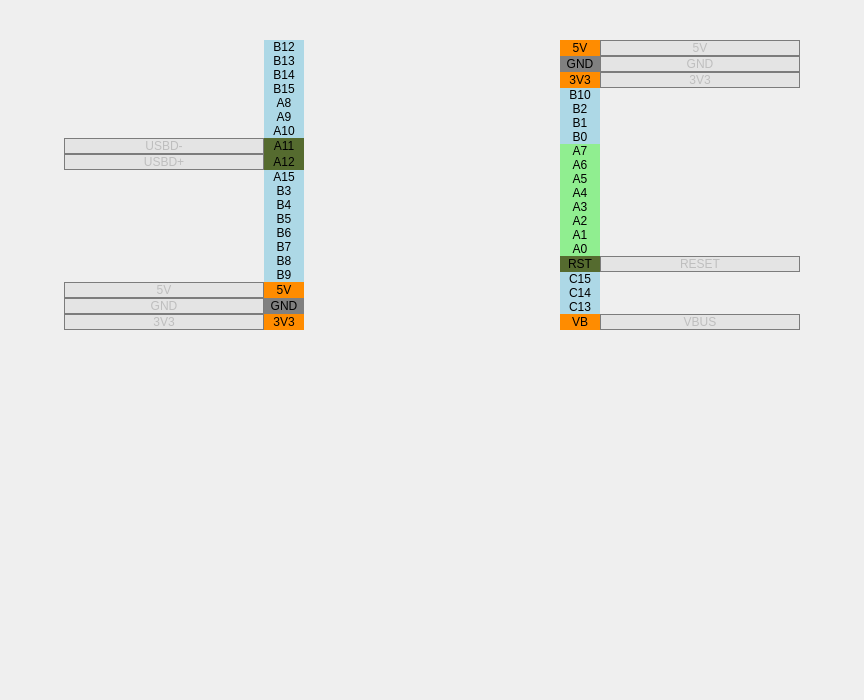
<?xml version="1.0" encoding="UTF-8"?>
<ui version="4.0">
 <class>PinsBlackPill</class>
 <widget class="QWidget" name="PinsBlackPill">
  <property name="geometry">
   <rect>
    <x>0</x>
    <y>0</y>
    <width>864</width>
    <height>700</height>
   </rect>
  </property>
  <layout class="QGridLayout" name="gridLayout" rowstretch="0,0,1" columnstretch="4,15,16,15,4">
   <property name="leftMargin">
    <number>0</number>
   </property>
   <property name="topMargin">
    <number>0</number>
   </property>
   <property name="rightMargin">
    <number>0</number>
   </property>
   <property name="bottomMargin">
    <number>0</number>
   </property>
   <property name="spacing">
    <number>0</number>
   </property>
   <item row="0" column="2">
    <spacer name="verticalSpacer_2">
     <property name="orientation">
      <enum>Qt::Vertical</enum>
     </property>
     <property name="sizeHint" stdset="0">
      <size>
       <width>20</width>
       <height>40</height>
      </size>
     </property>
    </spacer>
   </item>
   <item row="1" column="1">
    <layout class="QGridLayout" name="layoutG_pinsLeft" columnstretch="5,1">
     <property name="leftMargin">
      <number>0</number>
     </property>
     <property name="rightMargin">
      <number>0</number>
     </property>
     <property name="spacing">
      <number>0</number>
     </property>
     <item row="3" column="1">
      <widget class="QLabel" name="text_B15">
       <property name="styleSheet">
        <string notr="true">background-color: rgba(173, 216, 230, 255);
color: rgb(0, 0, 0);</string>
       </property>
       <property name="text">
        <string notr="true">B15</string>
       </property>
       <property name="alignment">
        <set>Qt::AlignCenter</set>
       </property>
       <property name="textInteractionFlags">
        <set>Qt::NoTextInteraction</set>
       </property>
      </widget>
     </item>
     <item row="4" column="1">
      <widget class="QLabel" name="text_A8">
       <property name="styleSheet">
        <string notr="true">background-color: rgba(173, 216, 230, 255);
color: rgb(0, 0, 0);</string>
       </property>
       <property name="text">
        <string notr="true">A8</string>
       </property>
       <property name="alignment">
        <set>Qt::AlignCenter</set>
       </property>
       <property name="textInteractionFlags">
        <set>Qt::NoTextInteraction</set>
       </property>
      </widget>
     </item>
     <item row="10" column="1">
      <widget class="QLabel" name="text_B3">
       <property name="styleSheet">
        <string notr="true">background-color: rgba(173, 216, 230, 255);
color: rgb(0, 0, 0);</string>
       </property>
       <property name="text">
        <string notr="true">B3</string>
       </property>
       <property name="alignment">
        <set>Qt::AlignCenter</set>
       </property>
       <property name="textInteractionFlags">
        <set>Qt::NoTextInteraction</set>
       </property>
      </widget>
     </item>
     <item row="5" column="1">
      <widget class="QLabel" name="text_A9">
       <property name="styleSheet">
        <string notr="true">background-color: rgba(173, 216, 230, 255);
color: rgb(0, 0, 0);</string>
       </property>
       <property name="text">
        <string notr="true">A9</string>
       </property>
       <property name="alignment">
        <set>Qt::AlignCenter</set>
       </property>
       <property name="textInteractionFlags">
        <set>Qt::NoTextInteraction</set>
       </property>
      </widget>
     </item>
     <item row="13" column="1">
      <widget class="QLabel" name="text_B6">
       <property name="styleSheet">
        <string notr="true">background-color: rgba(173, 216, 230, 255);
color: rgb(0, 0, 0);</string>
       </property>
       <property name="text">
        <string notr="true">B6</string>
       </property>
       <property name="alignment">
        <set>Qt::AlignCenter</set>
       </property>
       <property name="textInteractionFlags">
        <set>Qt::NoTextInteraction</set>
       </property>
      </widget>
     </item>
     <item row="14" column="1">
      <widget class="QLabel" name="text_B7">
       <property name="styleSheet">
        <string notr="true">background-color: rgba(173, 216, 230, 255);
color: rgb(0, 0, 0);</string>
       </property>
       <property name="text">
        <string notr="true">B7</string>
       </property>
       <property name="alignment">
        <set>Qt::AlignCenter</set>
       </property>
       <property name="textInteractionFlags">
        <set>Qt::NoTextInteraction</set>
       </property>
      </widget>
     </item>
     <item row="19" column="1">
      <widget class="QLabel" name="text_33V_2">
       <property name="styleSheet">
        <string notr="true">background-color: rgba(255, 140, 0, 255);
color: rgb(0, 0, 0);</string>
       </property>
       <property name="text">
        <string notr="true">3V3</string>
       </property>
       <property name="alignment">
        <set>Qt::AlignCenter</set>
       </property>
       <property name="textInteractionFlags">
        <set>Qt::NoTextInteraction</set>
       </property>
      </widget>
     </item>
     <item row="2" column="1">
      <widget class="QLabel" name="text_B14">
       <property name="styleSheet">
        <string notr="true">background-color: rgba(173, 216, 230, 255);
color: rgb(0, 0, 0);</string>
       </property>
       <property name="text">
        <string notr="true">B14</string>
       </property>
       <property name="alignment">
        <set>Qt::AlignCenter</set>
       </property>
       <property name="textInteractionFlags">
        <set>Qt::NoTextInteraction</set>
       </property>
      </widget>
     </item>
     <item row="15" column="1">
      <widget class="QLabel" name="text_B8">
       <property name="styleSheet">
        <string notr="true">background-color: rgba(173, 216, 230, 255);
color: rgb(0, 0, 0);</string>
       </property>
       <property name="text">
        <string notr="true">B8</string>
       </property>
       <property name="alignment">
        <set>Qt::AlignCenter</set>
       </property>
       <property name="textInteractionFlags">
        <set>Qt::NoTextInteraction</set>
       </property>
      </widget>
     </item>
     <item row="7" column="1">
      <widget class="QLabel" name="text_A11_2">
       <property name="styleSheet">
        <string notr="true">background-color: rgba(85, 107, 47, 255);
color: rgb(0, 0, 0);</string>
       </property>
       <property name="text">
        <string notr="true">A11</string>
       </property>
       <property name="alignment">
        <set>Qt::AlignCenter</set>
       </property>
       <property name="textInteractionFlags">
        <set>Qt::NoTextInteraction</set>
       </property>
      </widget>
     </item>
     <item row="11" column="1">
      <widget class="QLabel" name="text_B4">
       <property name="styleSheet">
        <string notr="true">background-color: rgba(173, 216, 230, 255);
color: rgb(0, 0, 0);</string>
       </property>
       <property name="text">
        <string notr="true">B4</string>
       </property>
       <property name="alignment">
        <set>Qt::AlignCenter</set>
       </property>
       <property name="textInteractionFlags">
        <set>Qt::NoTextInteraction</set>
       </property>
      </widget>
     </item>
     <item row="0" column="1">
      <widget class="QLabel" name="text_B12">
       <property name="styleSheet">
        <string notr="true">background-color: rgba(173, 216, 230, 255);
color: rgb(0, 0, 0);</string>
       </property>
       <property name="text">
        <string notr="true">B12</string>
       </property>
       <property name="alignment">
        <set>Qt::AlignCenter</set>
       </property>
       <property name="textInteractionFlags">
        <set>Qt::NoTextInteraction</set>
       </property>
      </widget>
     </item>
     <item row="12" column="1">
      <widget class="QLabel" name="text_B5">
       <property name="styleSheet">
        <string notr="true">background-color: rgba(173, 216, 230, 255);
color: rgb(0, 0, 0);</string>
       </property>
       <property name="text">
        <string notr="true">B5</string>
       </property>
       <property name="alignment">
        <set>Qt::AlignCenter</set>
       </property>
       <property name="textInteractionFlags">
        <set>Qt::NoTextInteraction</set>
       </property>
      </widget>
     </item>
     <item row="16" column="1">
      <widget class="QLabel" name="text_B9">
       <property name="styleSheet">
        <string notr="true">background-color: rgba(173, 216, 230, 255);
color: rgb(0, 0, 0);</string>
       </property>
       <property name="text">
        <string notr="true">B9</string>
       </property>
       <property name="alignment">
        <set>Qt::AlignCenter</set>
       </property>
       <property name="textInteractionFlags">
        <set>Qt::NoTextInteraction</set>
       </property>
      </widget>
     </item>
     <item row="8" column="1">
      <widget class="QLabel" name="text_A12_2">
       <property name="styleSheet">
        <string notr="true">background-color: rgba(85, 107, 47, 255);
color: rgb(0, 0, 0);</string>
       </property>
       <property name="text">
        <string notr="true">A12</string>
       </property>
       <property name="alignment">
        <set>Qt::AlignCenter</set>
       </property>
       <property name="textInteractionFlags">
        <set>Qt::NoTextInteraction</set>
       </property>
      </widget>
     </item>
     <item row="17" column="1">
      <widget class="QLabel" name="text_5V_2">
       <property name="styleSheet">
        <string notr="true">background-color: rgba(255, 140, 0, 255);
color: rgb(0, 0, 0);</string>
       </property>
       <property name="text">
        <string notr="true">5V</string>
       </property>
       <property name="alignment">
        <set>Qt::AlignCenter</set>
       </property>
       <property name="textInteractionFlags">
        <set>Qt::NoTextInteraction</set>
       </property>
      </widget>
     </item>
     <item row="9" column="1">
      <widget class="QLabel" name="text_A15">
       <property name="styleSheet">
        <string notr="true">background-color: rgba(173, 216, 230, 255);
color: rgb(0, 0, 0);</string>
       </property>
       <property name="text">
        <string notr="true">A15</string>
       </property>
       <property name="alignment">
        <set>Qt::AlignCenter</set>
       </property>
       <property name="textInteractionFlags">
        <set>Qt::NoTextInteraction</set>
       </property>
      </widget>
     </item>
     <item row="18" column="1">
      <widget class="QLabel" name="text_GND_2">
       <property name="styleSheet">
        <string notr="true">background-color: rgba(128, 128, 128, 255);
color: rgb(0, 0, 0);</string>
       </property>
       <property name="text">
        <string notr="true">GND</string>
       </property>
       <property name="alignment">
        <set>Qt::AlignCenter</set>
       </property>
       <property name="textInteractionFlags">
        <set>Qt::NoTextInteraction</set>
       </property>
      </widget>
     </item>
     <item row="1" column="1">
      <widget class="QLabel" name="text_B13">
       <property name="styleSheet">
        <string notr="true">background-color: rgba(173, 216, 230, 255);
color: rgb(0, 0, 0);</string>
       </property>
       <property name="text">
        <string notr="true">B13</string>
       </property>
       <property name="alignment">
        <set>Qt::AlignCenter</set>
       </property>
       <property name="textInteractionFlags">
        <set>Qt::NoTextInteraction</set>
       </property>
      </widget>
     </item>
     <item row="6" column="1">
      <widget class="QLabel" name="text_A10">
       <property name="styleSheet">
        <string notr="true">background-color: rgba(173, 216, 230, 255);
color: rgb(0, 0, 0);</string>
       </property>
       <property name="text">
        <string notr="true">A10</string>
       </property>
       <property name="alignment">
        <set>Qt::AlignCenter</set>
       </property>
       <property name="textInteractionFlags">
        <set>Qt::NoTextInteraction</set>
       </property>
      </widget>
     </item>
     <item row="18" column="0">
      <widget class="QLabel" name="label_GND">
       <property name="enabled">
        <bool>false</bool>
       </property>
       <property name="styleSheet">
        <string notr="true">border: 1px solid;
border-color: rgba(124, 124, 124, 255);
background-color: rgba(105, 105, 105, 20);</string>
       </property>
       <property name="frameShape">
        <enum>QFrame::StyledPanel</enum>
       </property>
       <property name="text">
        <string notr="true">GND</string>
       </property>
       <property name="alignment">
        <set>Qt::AlignCenter</set>
       </property>
      </widget>
     </item>
     <item row="19" column="0">
      <widget class="QLabel" name="label_33V">
       <property name="enabled">
        <bool>false</bool>
       </property>
       <property name="styleSheet">
        <string notr="true">border: 1px solid;
border-color: rgba(124, 124, 124, 255);
background-color: rgba(105, 105, 105, 20);</string>
       </property>
       <property name="frameShape">
        <enum>QFrame::StyledPanel</enum>
       </property>
       <property name="text">
        <string notr="true">3V3</string>
       </property>
       <property name="alignment">
        <set>Qt::AlignCenter</set>
       </property>
      </widget>
     </item>
     <item row="17" column="0">
      <widget class="QLabel" name="label_5V">
       <property name="enabled">
        <bool>false</bool>
       </property>
       <property name="styleSheet">
        <string notr="true">border: 1px solid;
border-color: rgba(124, 124, 124, 255);
background-color: rgba(105, 105, 105, 20);</string>
       </property>
       <property name="frameShape">
        <enum>QFrame::StyledPanel</enum>
       </property>
       <property name="text">
        <string notr="true">5V</string>
       </property>
       <property name="alignment">
        <set>Qt::AlignCenter</set>
       </property>
      </widget>
     </item>
     <item row="7" column="0">
      <widget class="QLabel" name="label_USBDminus">
       <property name="enabled">
        <bool>false</bool>
       </property>
       <property name="styleSheet">
        <string notr="true">border: 1px solid;
border-color: rgba(124, 124, 124, 255);
background-color: rgba(105, 105, 105, 20);</string>
       </property>
       <property name="frameShape">
        <enum>QFrame::StyledPanel</enum>
       </property>
       <property name="text">
        <string notr="true">USBD-</string>
       </property>
       <property name="alignment">
        <set>Qt::AlignCenter</set>
       </property>
      </widget>
     </item>
     <item row="8" column="0">
      <widget class="QLabel" name="label_USBDplus">
       <property name="enabled">
        <bool>false</bool>
       </property>
       <property name="styleSheet">
        <string notr="true">border: 1px solid;
border-color: rgba(124, 124, 124, 255);
background-color: rgba(105, 105, 105, 20);</string>
       </property>
       <property name="frameShape">
        <enum>QFrame::StyledPanel</enum>
       </property>
       <property name="text">
        <string notr="true">USBD+</string>
       </property>
       <property name="alignment">
        <set>Qt::AlignCenter</set>
       </property>
      </widget>
     </item>
    </layout>
   </item>
   <item row="1" column="3">
    <layout class="QGridLayout" name="layoutG_pinsRight" columnstretch="1,5">
     <property name="leftMargin">
      <number>0</number>
     </property>
     <property name="spacing">
      <number>0</number>
     </property>
     <item row="14" column="0">
      <widget class="QLabel" name="text_A0">
       <property name="styleSheet">
        <string notr="true">background-color: rgba(144, 238, 144, 255);
color: rgb(0, 0, 0);</string>
       </property>
       <property name="text">
        <string notr="true">A0</string>
       </property>
       <property name="alignment">
        <set>Qt::AlignCenter</set>
       </property>
       <property name="textInteractionFlags">
        <set>Qt::NoTextInteraction</set>
       </property>
      </widget>
     </item>
     <item row="9" column="0">
      <widget class="QLabel" name="text_A5">
       <property name="styleSheet">
        <string notr="true">background-color: rgba(144, 238, 144, 255);
color: rgb(0, 0, 0);</string>
       </property>
       <property name="text">
        <string notr="true">A5</string>
       </property>
       <property name="alignment">
        <set>Qt::AlignCenter</set>
       </property>
       <property name="textInteractionFlags">
        <set>Qt::NoTextInteraction</set>
       </property>
      </widget>
     </item>
     <item row="3" column="0">
      <widget class="QLabel" name="text_B10">
       <property name="styleSheet">
        <string notr="true">background-color: rgba(173, 216, 230, 255);
color: rgb(0, 0, 0);</string>
       </property>
       <property name="text">
        <string notr="true">B10</string>
       </property>
       <property name="alignment">
        <set>Qt::AlignCenter</set>
       </property>
       <property name="textInteractionFlags">
        <set>Qt::NoTextInteraction</set>
       </property>
      </widget>
     </item>
     <item row="18" column="0">
      <widget class="QLabel" name="text_C13">
       <property name="styleSheet">
        <string notr="true">background-color: rgba(173, 216, 230, 255);
color: rgb(0, 0, 0);</string>
       </property>
       <property name="text">
        <string notr="true">C13</string>
       </property>
       <property name="alignment">
        <set>Qt::AlignCenter</set>
       </property>
       <property name="textInteractionFlags">
        <set>Qt::NoTextInteraction</set>
       </property>
      </widget>
     </item>
     <item row="1" column="0">
      <widget class="QLabel" name="text_GND_3">
       <property name="styleSheet">
        <string notr="true">background-color: rgba(128, 128, 128, 255);
color: rgb(0, 0, 0);</string>
       </property>
       <property name="text">
        <string notr="true">GND</string>
       </property>
       <property name="alignment">
        <set>Qt::AlignCenter</set>
       </property>
       <property name="textInteractionFlags">
        <set>Qt::NoTextInteraction</set>
       </property>
      </widget>
     </item>
     <item row="2" column="0">
      <widget class="QLabel" name="text_33V_3">
       <property name="styleSheet">
        <string notr="true">background-color: rgba(255, 140, 0, 255);
color: rgb(0, 0, 0);</string>
       </property>
       <property name="text">
        <string notr="true">3V3</string>
       </property>
       <property name="alignment">
        <set>Qt::AlignCenter</set>
       </property>
       <property name="textInteractionFlags">
        <set>Qt::NoTextInteraction</set>
       </property>
      </widget>
     </item>
     <item row="0" column="0">
      <widget class="QLabel" name="text_GND_4">
       <property name="enabled">
        <bool>true</bool>
       </property>
       <property name="sizePolicy">
        <sizepolicy hsizetype="Preferred" vsizetype="Preferred">
         <horstretch>0</horstretch>
         <verstretch>0</verstretch>
        </sizepolicy>
       </property>
       <property name="minimumSize">
        <size>
         <width>0</width>
         <height>0</height>
        </size>
       </property>
       <property name="baseSize">
        <size>
         <width>30</width>
         <height>30</height>
        </size>
       </property>
       <property name="styleSheet">
        <string notr="true">background-color: rgba(255, 140, 0, 255);
color: rgb(0, 0, 0);</string>
       </property>
       <property name="text">
        <string notr="true">5V</string>
       </property>
       <property name="alignment">
        <set>Qt::AlignCenter</set>
       </property>
       <property name="textInteractionFlags">
        <set>Qt::NoTextInteraction</set>
       </property>
      </widget>
     </item>
     <item row="10" column="0">
      <widget class="QLabel" name="text_A4">
       <property name="styleSheet">
        <string notr="true">background-color: rgba(144, 238, 144, 255);
color: rgb(0, 0, 0);</string>
       </property>
       <property name="text">
        <string notr="true">A4</string>
       </property>
       <property name="alignment">
        <set>Qt::AlignCenter</set>
       </property>
       <property name="textInteractionFlags">
        <set>Qt::NoTextInteraction</set>
       </property>
      </widget>
     </item>
     <item row="19" column="0">
      <widget class="QLabel" name="text_VB">
       <property name="styleSheet">
        <string notr="true">background-color: rgba(255, 140, 0, 255);
color: rgb(0, 0, 0);</string>
       </property>
       <property name="text">
        <string notr="true">VB</string>
       </property>
       <property name="alignment">
        <set>Qt::AlignCenter</set>
       </property>
       <property name="textInteractionFlags">
        <set>Qt::NoTextInteraction</set>
       </property>
      </widget>
     </item>
     <item row="8" column="0">
      <widget class="QLabel" name="text_A6">
       <property name="styleSheet">
        <string notr="true">background-color: rgba(144, 238, 144, 255);
color: rgb(0, 0, 0);</string>
       </property>
       <property name="text">
        <string notr="true">A6</string>
       </property>
       <property name="alignment">
        <set>Qt::AlignCenter</set>
       </property>
       <property name="textInteractionFlags">
        <set>Qt::NoTextInteraction</set>
       </property>
      </widget>
     </item>
     <item row="7" column="0">
      <widget class="QLabel" name="text_A7">
       <property name="styleSheet">
        <string notr="true">background-color: rgba(144, 238, 144, 255);
color: rgb(0, 0, 0);</string>
       </property>
       <property name="text">
        <string notr="true">A7</string>
       </property>
       <property name="alignment">
        <set>Qt::AlignCenter</set>
       </property>
       <property name="textInteractionFlags">
        <set>Qt::NoTextInteraction</set>
       </property>
      </widget>
     </item>
     <item row="15" column="0">
      <widget class="QLabel" name="text_RST">
       <property name="styleSheet">
        <string notr="true">background-color: rgba(85, 107, 47, 255);
color: rgb(0, 0, 0);</string>
       </property>
       <property name="text">
        <string notr="true">RST</string>
       </property>
       <property name="alignment">
        <set>Qt::AlignCenter</set>
       </property>
       <property name="textInteractionFlags">
        <set>Qt::NoTextInteraction</set>
       </property>
      </widget>
     </item>
     <item row="13" column="0">
      <widget class="QLabel" name="text_A1">
       <property name="styleSheet">
        <string notr="true">background-color: rgba(144, 238, 144, 255);
color: rgb(0, 0, 0);</string>
       </property>
       <property name="text">
        <string notr="true">A1</string>
       </property>
       <property name="alignment">
        <set>Qt::AlignCenter</set>
       </property>
       <property name="textInteractionFlags">
        <set>Qt::NoTextInteraction</set>
       </property>
      </widget>
     </item>
     <item row="16" column="0">
      <widget class="QLabel" name="text_C15">
       <property name="styleSheet">
        <string notr="true">background-color: rgba(173, 216, 230, 255);
color: rgb(0, 0, 0);</string>
       </property>
       <property name="text">
        <string notr="true">C15</string>
       </property>
       <property name="alignment">
        <set>Qt::AlignCenter</set>
       </property>
       <property name="textInteractionFlags">
        <set>Qt::NoTextInteraction</set>
       </property>
      </widget>
     </item>
     <item row="5" column="0">
      <widget class="QLabel" name="text_B1">
       <property name="styleSheet">
        <string notr="true">background-color: rgba(173, 216, 230, 255);
color: rgb(0, 0, 0);</string>
       </property>
       <property name="text">
        <string notr="true">B1</string>
       </property>
       <property name="alignment">
        <set>Qt::AlignCenter</set>
       </property>
       <property name="textInteractionFlags">
        <set>Qt::NoTextInteraction</set>
       </property>
      </widget>
     </item>
     <item row="11" column="0">
      <widget class="QLabel" name="text_A3">
       <property name="styleSheet">
        <string notr="true">background-color: rgba(144, 238, 144, 255);
color: rgb(0, 0, 0);</string>
       </property>
       <property name="text">
        <string notr="true">A3</string>
       </property>
       <property name="alignment">
        <set>Qt::AlignCenter</set>
       </property>
       <property name="textInteractionFlags">
        <set>Qt::NoTextInteraction</set>
       </property>
      </widget>
     </item>
     <item row="4" column="0">
      <widget class="QLabel" name="text_B2">
       <property name="styleSheet">
        <string notr="true">background-color: rgba(173, 216, 230, 255);
color: rgb(0, 0, 0);</string>
       </property>
       <property name="text">
        <string notr="true">B2</string>
       </property>
       <property name="alignment">
        <set>Qt::AlignCenter</set>
       </property>
       <property name="textInteractionFlags">
        <set>Qt::NoTextInteraction</set>
       </property>
      </widget>
     </item>
     <item row="17" column="0">
      <widget class="QLabel" name="text_C14">
       <property name="styleSheet">
        <string notr="true">background-color: rgba(173, 216, 230, 255);
color: rgb(0, 0, 0);</string>
       </property>
       <property name="text">
        <string notr="true">C14</string>
       </property>
       <property name="alignment">
        <set>Qt::AlignCenter</set>
       </property>
       <property name="textInteractionFlags">
        <set>Qt::NoTextInteraction</set>
       </property>
      </widget>
     </item>
     <item row="12" column="0">
      <widget class="QLabel" name="text_A2">
       <property name="styleSheet">
        <string notr="true">background-color: rgba(144, 238, 144, 255);
color: rgb(0, 0, 0);</string>
       </property>
       <property name="text">
        <string notr="true">A2</string>
       </property>
       <property name="alignment">
        <set>Qt::AlignCenter</set>
       </property>
       <property name="textInteractionFlags">
        <set>Qt::NoTextInteraction</set>
       </property>
      </widget>
     </item>
     <item row="6" column="0">
      <widget class="QLabel" name="text_B0">
       <property name="styleSheet">
        <string notr="true">background-color: rgba(173, 216, 230, 255);
color: rgb(0, 0, 0);</string>
       </property>
       <property name="text">
        <string notr="true">B0</string>
       </property>
       <property name="alignment">
        <set>Qt::AlignCenter</set>
       </property>
       <property name="textInteractionFlags">
        <set>Qt::NoTextInteraction</set>
       </property>
      </widget>
     </item>
     <item row="0" column="1">
      <widget class="QLabel" name="label_GND_3">
       <property name="enabled">
        <bool>false</bool>
       </property>
       <property name="styleSheet">
        <string notr="true">border: 1px solid;
border-color: rgba(124, 124, 124, 255);
background-color: rgba(105, 105, 105, 20);</string>
       </property>
       <property name="frameShape">
        <enum>QFrame::StyledPanel</enum>
       </property>
       <property name="text">
        <string notr="true">5V</string>
       </property>
       <property name="alignment">
        <set>Qt::AlignCenter</set>
       </property>
      </widget>
     </item>
     <item row="1" column="1">
      <widget class="QLabel" name="label_GND_2">
       <property name="enabled">
        <bool>false</bool>
       </property>
       <property name="styleSheet">
        <string notr="true">border: 1px solid;
border-color: rgba(124, 124, 124, 255);
background-color: rgba(105, 105, 105, 20);</string>
       </property>
       <property name="frameShape">
        <enum>QFrame::StyledPanel</enum>
       </property>
       <property name="text">
        <string notr="true">GND</string>
       </property>
       <property name="alignment">
        <set>Qt::AlignCenter</set>
       </property>
      </widget>
     </item>
     <item row="2" column="1">
      <widget class="QLabel" name="label_33V_2">
       <property name="enabled">
        <bool>false</bool>
       </property>
       <property name="styleSheet">
        <string notr="true">border: 1px solid;
border-color: rgba(124, 124, 124, 255);
background-color: rgba(105, 105, 105, 20);</string>
       </property>
       <property name="frameShape">
        <enum>QFrame::StyledPanel</enum>
       </property>
       <property name="text">
        <string notr="true">3V3</string>
       </property>
       <property name="alignment">
        <set>Qt::AlignCenter</set>
       </property>
      </widget>
     </item>
     <item row="15" column="1">
      <widget class="QLabel" name="label_RST">
       <property name="enabled">
        <bool>false</bool>
       </property>
       <property name="styleSheet">
        <string notr="true">border: 1px solid;
border-color: rgba(124, 124, 124, 255);
background-color: rgba(105, 105, 105, 20);</string>
       </property>
       <property name="frameShape">
        <enum>QFrame::StyledPanel</enum>
       </property>
       <property name="text">
        <string notr="true">RESET</string>
       </property>
       <property name="alignment">
        <set>Qt::AlignCenter</set>
       </property>
      </widget>
     </item>
     <item row="19" column="1">
      <widget class="QLabel" name="label_VBUS">
       <property name="enabled">
        <bool>false</bool>
       </property>
       <property name="styleSheet">
        <string notr="true">border: 1px solid;
border-color: rgba(124, 124, 124, 255);
background-color: rgba(105, 105, 105, 20);</string>
       </property>
       <property name="frameShape">
        <enum>QFrame::StyledPanel</enum>
       </property>
       <property name="text">
        <string notr="true">VBUS</string>
       </property>
       <property name="alignment">
        <set>Qt::AlignCenter</set>
       </property>
      </widget>
     </item>
    </layout>
   </item>
   <item row="1" column="0">
    <spacer name="horizontalSpacer">
     <property name="orientation">
      <enum>Qt::Horizontal</enum>
     </property>
     <property name="sizeHint" stdset="0">
      <size>
       <width>40</width>
       <height>20</height>
      </size>
     </property>
    </spacer>
   </item>
   <item row="1" column="2">
    <widget class="QLabel" name="label_ControllerImage">
     <property name="sizePolicy">
      <sizepolicy hsizetype="Ignored" vsizetype="Ignored">
       <horstretch>0</horstretch>
       <verstretch>0</verstretch>
      </sizepolicy>
     </property>
     <property name="text">
      <string/>
     </property>
     <property name="pixmap">
      <pixmap resource="../../resources.qrc">:/Images/BlackPill_render.jpg</pixmap>
     </property>
     <property name="scaledContents">
      <bool>true</bool>
     </property>
    </widget>
   </item>
   <item row="2" column="2">
    <spacer name="verticalSpacer">
     <property name="orientation">
      <enum>Qt::Vertical</enum>
     </property>
     <property name="sizeHint" stdset="0">
      <size>
       <width>20</width>
       <height>40</height>
      </size>
     </property>
    </spacer>
   </item>
   <item row="1" column="4">
    <spacer name="horizontalSpacer_2">
     <property name="orientation">
      <enum>Qt::Horizontal</enum>
     </property>
     <property name="sizeHint" stdset="0">
      <size>
       <width>40</width>
       <height>20</height>
      </size>
     </property>
    </spacer>
   </item>
  </layout>
 </widget>
 <resources>
  <include location="../../resources.qrc"/>
 </resources>
 <connections/>
</ui>
